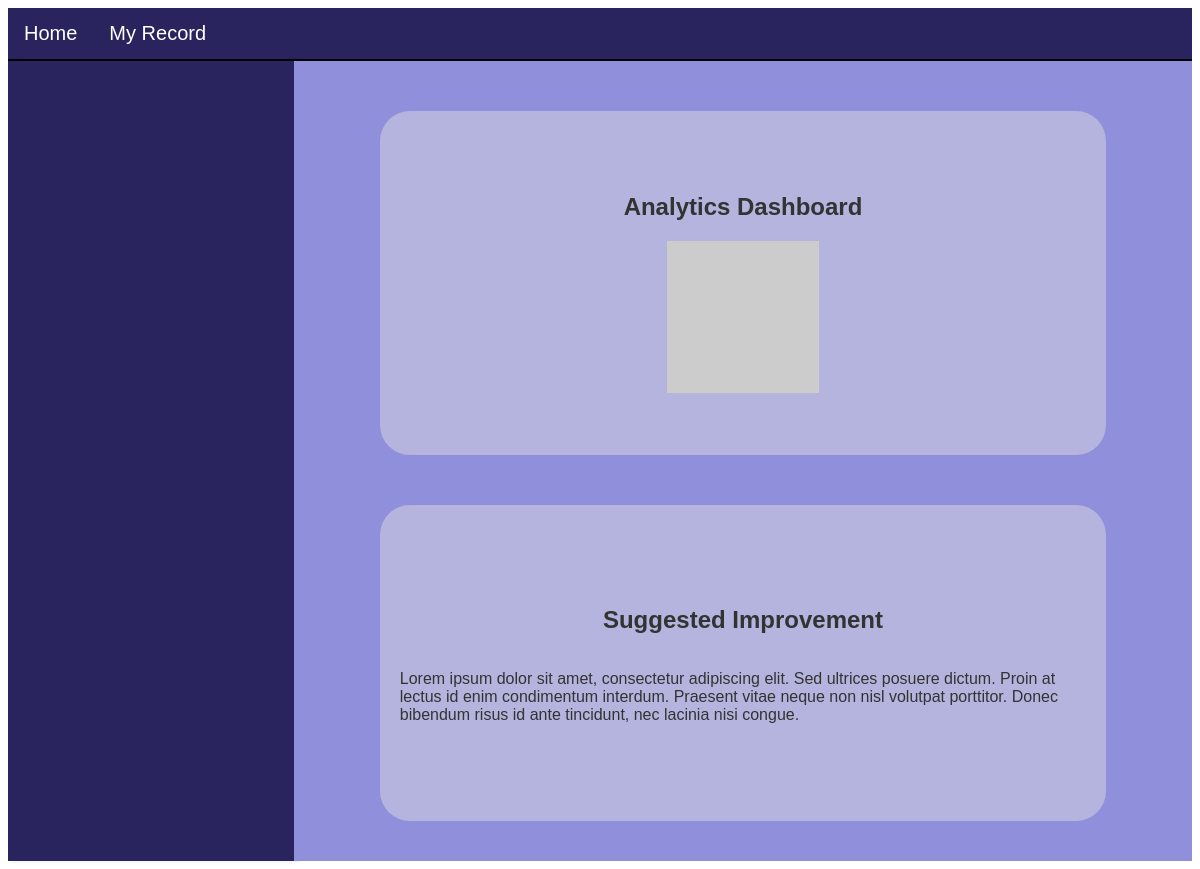
The page /profile/ on the database as committed earlier.
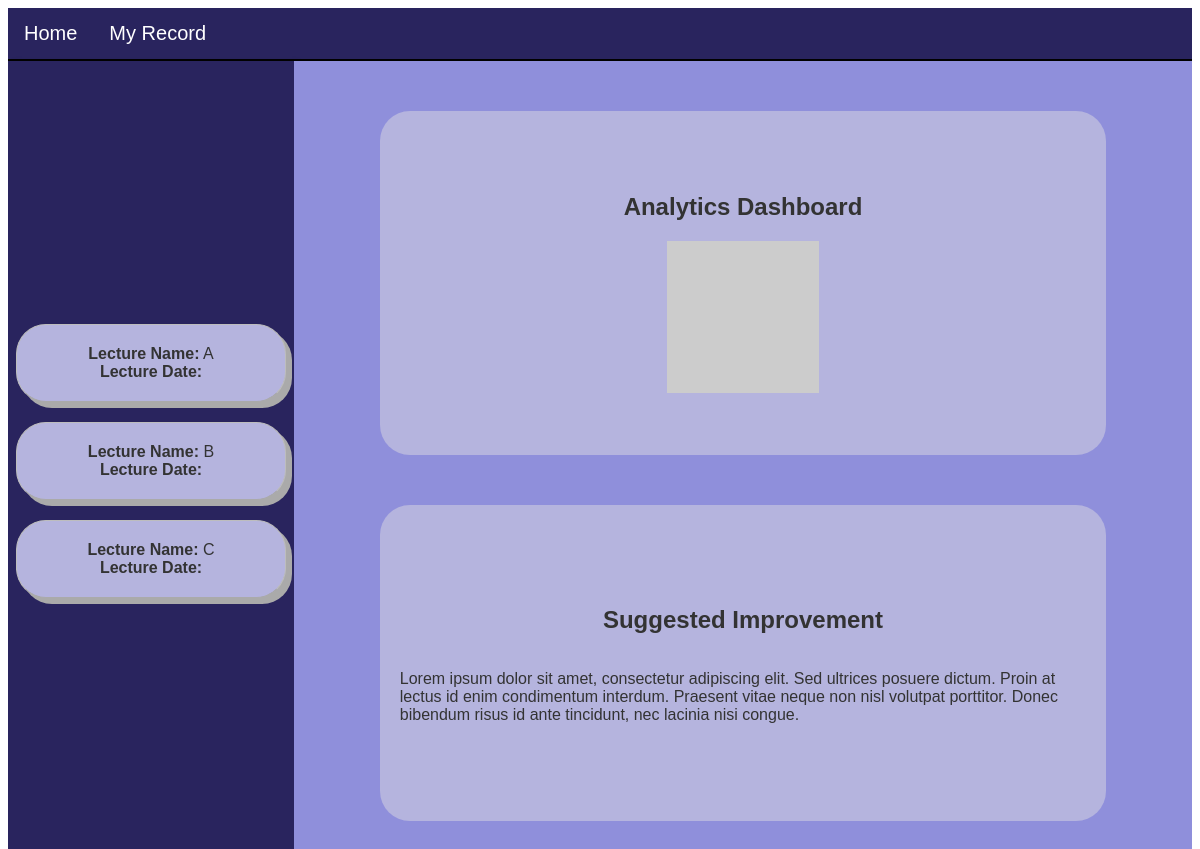
The same page on the database as committed later.
### lectures/models.py (models this page shows)
class Lectures(models.Model):
    created_at = models.DateTimeField(auto_now_add=True)
    name = models.CharField(max_length=256, default="Previous Lecture")
    engagement_ratio = models.DecimalField(decimal_places=2,max_digits=5)
    tone_modality = models.DecimalField(decimal_places=2,max_digits=5)
    questions = models.DecimalField(decimal_places=2,max_digits=5)
    suggestion = models.TextField(default="")
    wpm = models.DecimalField(decimal_places=2,max_digits=5,default=0)

### lectures/views.py (the view)
# urls.py: path('',views.home)
def home(request):
    lectures = Lectures.objects.all()
    context = {'lectures':lectures}
    return render(request, 'profile/home.html',context)

### templates/profile/home.html (shortened to what this page needs)
{%extends 'main.html'%}
{%block content%}
<!DOCTYPE html>
<html lang="en">
<head>
</head>
<body>
    <div class="container">
    <div id="left" class="lectures">
        {% for lecture in lectures %}
            <div class="box" data-improvement="{{ lecture.suggested_improvement }}" data-name="{{ lecture.name }}" data-date="{{ lecture.date }}">
                <strong>Lecture Name:</strong> {{ lecture.name }} <br>
                <strong>Lecture Date:</strong> {{ lecture.date }}
            </div>
        {% endfor %}
    </div>
    <div id="right">
        <div class="content-container">
            <h2>Analytics Dashboard</h2>
            <img src="https://via.placeholder.com/350" alt="Placeholder Image">
        </div>
        <div class="content-container">
            <h2>Suggested Improvement</h2>
            <p id="improvement-text">
                Lorem ipsum dolor sit amet, consectetur adipiscing elit. Sed ultrices posuere dictum. Proin at lectus id enim condimentum interdum. Praesent vitae neque non nisl volutpat porttitor. Donec bibendum risus id ante tincidunt, nec lacinia nisi congue.
            </p>
        </div>
    </div>
</div>
</body>
</html>
{%endblock content%}

Rows that differ between the two databases and show on the page:
added Lectures: name "A"
added Lectures: name "B"
added Lectures: name "C"
